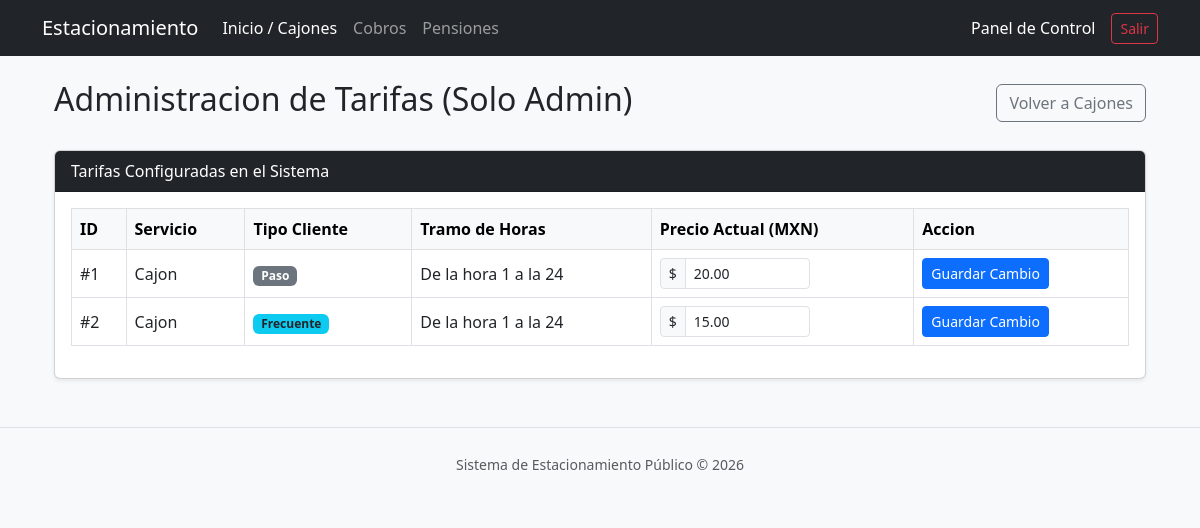
/modules/Tarifas.php (signed in), run on an earlier commit of the app's database.
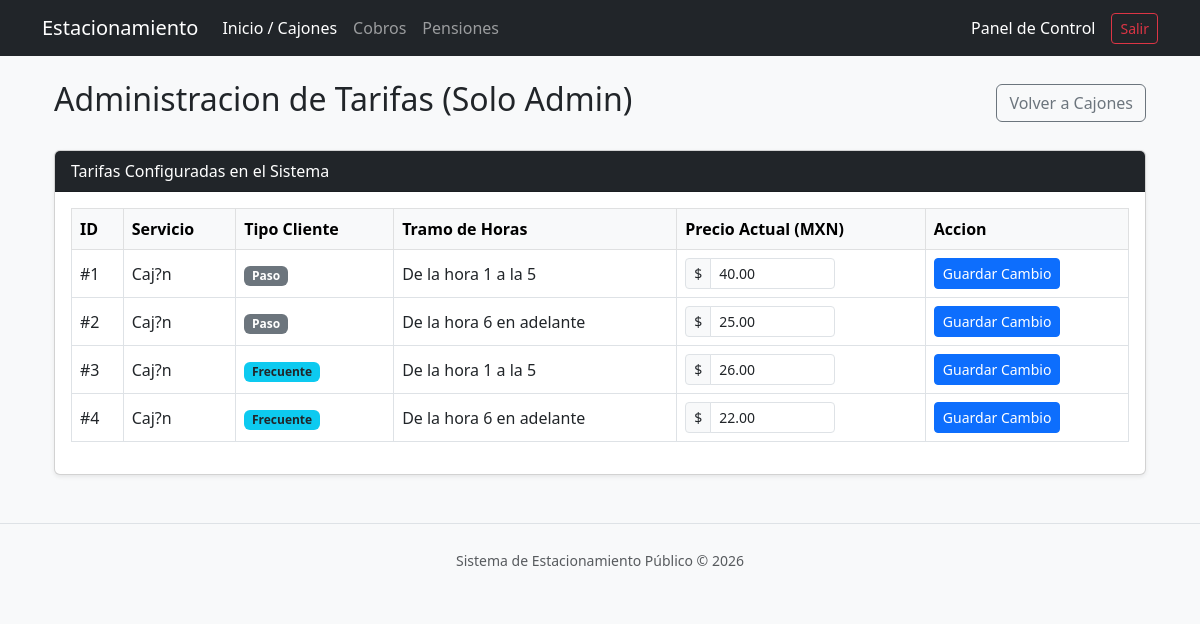
And on a later commit of the database.
### tables this page shows
CREATE TABLE `tarifas` (
  `tarifa_id` int(11) NOT NULL AUTO_INCREMENT,
  `tipo_servicio_id` int(11) DEFAULT NULL,
  `tipo_cliente_id` int(11) DEFAULT NULL,
  `hora_desde` int(11) DEFAULT NULL,
  `hora_hasta` int(11) DEFAULT NULL,
  `precio` decimal(10,2) DEFAULT NULL,
  `unidad` varchar(5) DEFAULT NULL,
  `activa` tinyint(1) DEFAULT NULL,
  PRIMARY KEY (`tarifa_id`),
  KEY `tipo_servicio_id` (`tipo_servicio_id`),
  KEY `tipo_cliente_id` (`tipo_cliente_id`),
  CONSTRAINT `tarifas_ibfk_1` FOREIGN KEY (`tipo_servicio_id`) REFERENCES `tipos_servicio` (`tipo_servicio_id`),
  CONSTRAINT `tarifas_ibfk_2` FOREIGN KEY (`tipo_cliente_id`) REFERENCES `tipos_cliente` (`tipo_cliente_id`)
);

CREATE TABLE `tipos_servicio` (
  `tipo_servicio_id` int(11) NOT NULL AUTO_INCREMENT,
  `nombre` varchar(10) DEFAULT NULL,
  PRIMARY KEY (`tipo_servicio_id`),
  UNIQUE KEY `nombre` (`nombre`)
);

### modules/Tarifas.php (the view, shortened to what this page needs)
<?php
require '../config/conexion.php';
include '../includes/header.php';
$sqlTarifas = "SELECT t.tarifa_id, ts.nombre AS servicio, COALESCE(tc.nombre, 'General') AS cliente,
               t.hora_desde, t.hora_hasta, t.precio, t.unidad
               FROM tarifas t
               INNER JOIN tipos_servicio ts ON t.tipo_servicio_id = ts.tipo_servicio_id
               LEFT JOIN tipos_cliente tc ON t.tipo_cliente_id = tc.tipo_cliente_id
               ORDER BY t.tarifa_id ASC";
$tarifas = $pdo->query($sqlTarifas)->fetchAll(PDO::FETCH_ASSOC);
?>
<div class="container mt-4">
    <div class="d-flex justify-content-between align-items-center mb-4">
        <h2>Administracion de Tarifas (Solo Admin)</h2>
        <a href="dashboard.php" class="btn btn-outline-secondary">Volver a Cajones</a>
    </div>
    <div class="card shadow-sm">
        <div class="card-header bg-dark text-white">Tarifas Configuradas en el Sistema</div>
        <div class="card-body">
            <table class="table table-bordered align-middle">
                <thead class="table-light">
                    <tr>
                        <th>ID</th>
                        <th>Servicio</th>
                        <th>Tipo Cliente</th>
                        <th>Tramo de Horas</th>
                        <th>Precio Actual (MXN)</th>
                        <th>Accion</th>
                    </tr>
                </thead>
                <tbody>
                    <?php foreach ($tarifas as $t): ?>
                        <tr>
                            <td>#<?= $t['tarifa_id'] ?></td>
                            <td><?= ucfirst($t['servicio']) ?></td>
                            <td>
                                <span class="badge <?= $t['cliente'] == 'frecuente' ? 'bg-info text-dark' : 'bg-secondary' ?>">
                                    <?= ucfirst($t['cliente']) ?>
                                </span>
                            </td>
                            <td>
                                <?php
                                if ($t['hora_hasta'] !== null) {
                                    echo "De la hora {$t['hora_desde']} a la {$t['hora_hasta']}";
                                } else {
                                    echo "De la hora {$t['hora_desde']} en adelante";
                                }
                                ?>
                            </td>
                            <td>
                                <form method="POST" class="d-flex gap-2">
                                    <div class="input-group input-group-sm" style="max-width: 150px;">
                                        <span class="input-group-text">$</span>
                                        <input type="number" step="0.01" name="precio" class="form-control" value="<?= $t['precio'] ?>" required>
                                    </div>
                            </td>
                            <td>
                                    <button type="submit" class="btn btn-primary btn-sm">Guardar Cambio</button>
                            </td>
                        </tr>
                    <?php endforeach; ?>
                </tbody>
            </table>
        </div>
    </div>
</div>
<?php include '../includes/footer.php'; ?>

### includes/header.php (shortened to what this page needs)
<!DOCTYPE html>
<html lang="es">
<head>
    <link href="https://cdn.jsdelivr.net/npm/bootstrap@5.3.0/dist/css/bootstrap.min.css" rel="stylesheet">
</head>
<body class="bg-light">
<nav class="navbar navbar-expand-lg navbar-dark bg-dark mb-4">
    <div class="container">
        <a class="navbar-brand" href="dashboard.php">Estacionamiento</a>
        <div class="collapse navbar-collapse">
            <ul class="navbar-nav me-auto">
                <li class="nav-item"><a class="nav-link active" href="dashboard.php">Inicio / Cajones</a></li>
                <li class="nav-item"><a class="nav-link" href="#">Cobros</a></li>
                <li class="nav-item"><a class="nav-link" href="#">Pensiones</a></li>
            </ul>
            <span class="navbar-text text-white me-3">
                Panel de Control
            </span>
            <a href="../logout.php" class="btn btn-outline-danger btn-sm">Salir</a>
        </div>
    </div>
</nav>
<div class="container">

### includes/footer.php (shortened to what this page needs)
</div>
<footer class="text-center text-muted py-4 mt-5 border-top">
    <small>Sistema de Estacionamiento Público &copy; <?= date('Y') ?></small>
</footer>
</body>
</html>

What changed in the data, as far as the page shows it:
changed tarifas id 1: tipo_servicio.nombre "Cajon" → "Caj?n"; hora_hasta "24" → "5"; precio "20.00" → "40.00"
changed tarifas id 2: tipo_servicio.nombre "Cajon" → "Caj?n"; cliente "Frecuente" → "Paso"; precio "15.00" → "25.00"; hora_desde "1" → "6"; hora_hasta "24" → (not shown); hora_hasta "a la" → "en adelante"
added tarifas: tarifa_id "3", tipo_servicio.nombre "Caj?n", cliente "Frecuente", hora_desde "1", hora_hasta "5", precio "26.00"
added tarifas: tarifa_id "4", tipo_servicio.nombre "Caj?n", cliente "Frecuente", hora_desde "6", precio "22.00"
